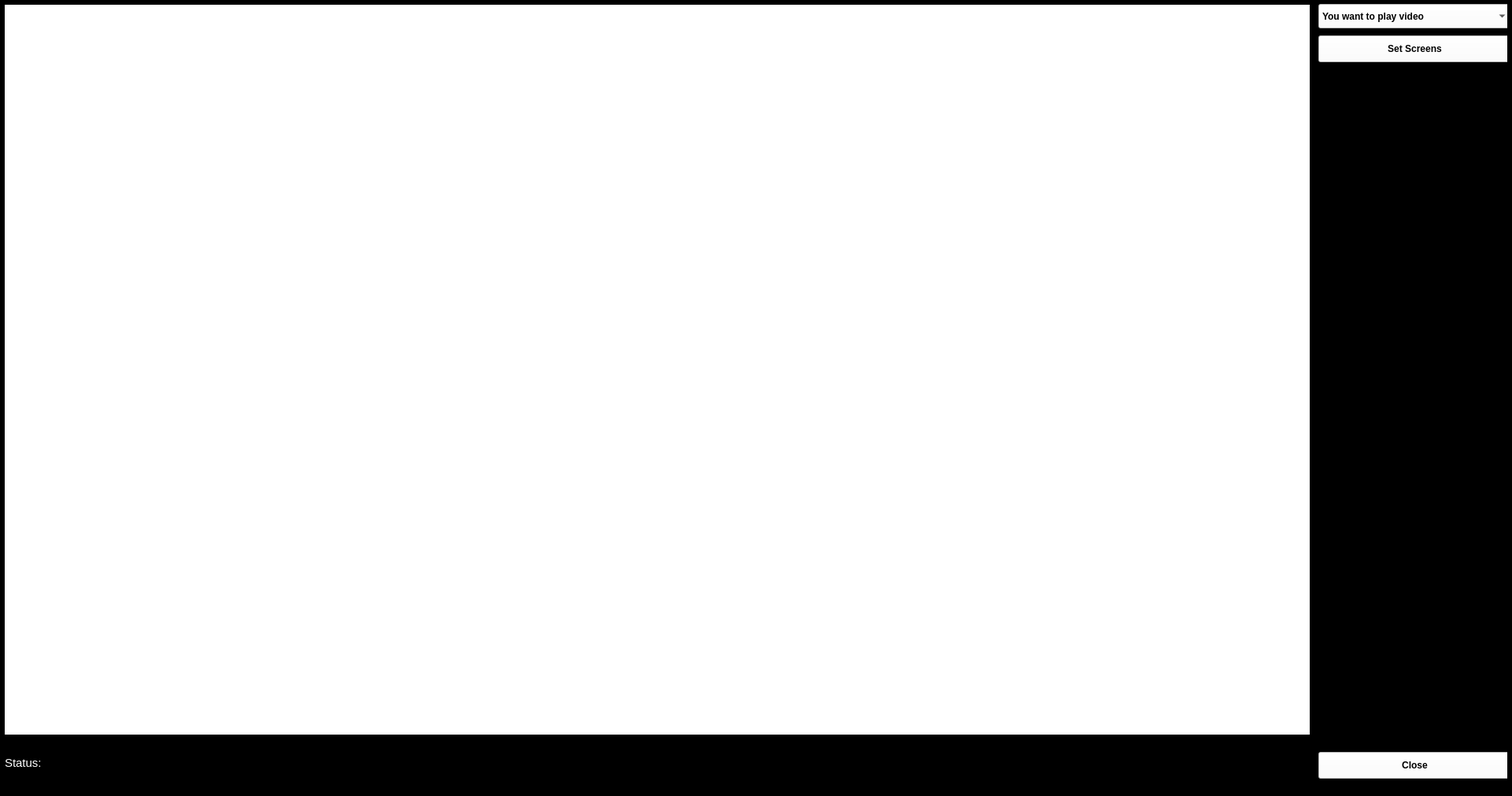
<?xml version="1.0" encoding="UTF-8"?>
<ui version="4.0">
 <class>MainWindow</class>
 <widget class="QMainWindow" name="MainWindow">
  <property name="geometry">
   <rect>
    <x>0</x>
    <y>0</y>
    <width>1921</width>
    <height>1011</height>
   </rect>
  </property>
  <property name="minimumSize">
   <size>
    <width>800</width>
    <height>0</height>
   </size>
  </property>
  <property name="windowTitle">
   <string>MainWindow</string>
  </property>
  <property name="styleSheet">
   <string notr="true">background-color:black</string>
  </property>
  <widget class="QWidget" name="centralwidget">
   <property name="sizePolicy">
    <sizepolicy hsizetype="Ignored" vsizetype="Ignored">
     <horstretch>0</horstretch>
     <verstretch>0</verstretch>
    </sizepolicy>
   </property>
   <property name="maximumSize">
    <size>
     <width>16777215</width>
     <height>1500</height>
    </size>
   </property>
   <layout class="QHBoxLayout" name="horizontalLayout">
    <property name="spacing">
     <number>0</number>
    </property>
    <property name="leftMargin">
     <number>0</number>
    </property>
    <property name="topMargin">
     <number>0</number>
    </property>
    <property name="rightMargin">
     <number>0</number>
    </property>
    <property name="bottomMargin">
     <number>0</number>
    </property>
    <item>
     <widget class="QWidget" name="widget" native="true">
      <property name="sizePolicy">
       <sizepolicy hsizetype="Ignored" vsizetype="Ignored">
        <horstretch>0</horstretch>
        <verstretch>0</verstretch>
       </sizepolicy>
      </property>
      <property name="maximumSize">
       <size>
        <width>1910</width>
        <height>1500</height>
       </size>
      </property>
      <property name="styleSheet">
       <string notr="true">background-color:black</string>
      </property>
      <layout class="QGridLayout" name="gridLayout">
       <property name="leftMargin">
        <number>0</number>
       </property>
       <property name="topMargin">
        <number>0</number>
       </property>
       <property name="rightMargin">
        <number>0</number>
       </property>
       <property name="bottomMargin">
        <number>0</number>
       </property>
       <property name="spacing">
        <number>0</number>
       </property>
       <item row="0" column="0">
        <widget class="QFrame" name="screen_frame_1">
         <property name="minimumSize">
          <size>
           <width>0</width>
           <height>0</height>
          </size>
         </property>
         <property name="layoutDirection">
          <enum>Qt::LeftToRight</enum>
         </property>
         <property name="frameShape">
          <enum>QFrame::StyledPanel</enum>
         </property>
         <property name="frameShadow">
          <enum>QFrame::Raised</enum>
         </property>
         <layout class="QVBoxLayout" name="verticalLayout">
          <property name="spacing">
           <number>1</number>
          </property>
          <property name="leftMargin">
           <number>0</number>
          </property>
          <property name="topMargin">
           <number>0</number>
          </property>
          <property name="rightMargin">
           <number>0</number>
          </property>
          <property name="bottomMargin">
           <number>0</number>
          </property>
          <item>
           <widget class="QLabel" name="screen_1">
            <property name="sizePolicy">
             <sizepolicy hsizetype="Preferred" vsizetype="Preferred">
              <horstretch>0</horstretch>
              <verstretch>0</verstretch>
             </sizepolicy>
            </property>
            <property name="minimumSize">
             <size>
              <width>0</width>
              <height>0</height>
             </size>
            </property>
            <property name="maximumSize">
             <size>
              <width>16777215</width>
              <height>16777215</height>
             </size>
            </property>
            <property name="layoutDirection">
             <enum>Qt::LeftToRight</enum>
            </property>
            <property name="styleSheet">
             <string notr="true">background-color:white</string>
            </property>
            <property name="lineWidth">
             <number>1</number>
            </property>
            <property name="text">
             <string/>
            </property>
            <property name="scaledContents">
             <bool>true</bool>
            </property>
            <property name="alignment">
             <set>Qt::AlignCenter</set>
            </property>
           </widget>
          </item>
          <item>
           <widget class="QLabel" name="label">
            <property name="minimumSize">
             <size>
              <width>0</width>
              <height>50</height>
             </size>
            </property>
            <property name="maximumSize">
             <size>
              <width>16777215</width>
              <height>70</height>
             </size>
            </property>
            <property name="font">
             <font>
              <pointsize>11</pointsize>
              <weight>50</weight>
              <bold>false</bold>
             </font>
            </property>
            <property name="styleSheet">
             <string notr="true">color:white</string>
            </property>
            <property name="text">
             <string>Status:</string>
            </property>
            <property name="alignment">
             <set>Qt::AlignLeading|Qt::AlignLeft|Qt::AlignVCenter</set>
            </property>
            <property name="margin">
             <number>5</number>
            </property>
           </widget>
          </item>
         </layout>
        </widget>
       </item>
       <item row="0" column="1">
        <widget class="QFrame" name="tool_bar">
         <property name="minimumSize">
          <size>
           <width>250</width>
           <height>0</height>
          </size>
         </property>
         <property name="maximumSize">
          <size>
           <width>200</width>
           <height>1000</height>
          </size>
         </property>
         <property name="styleSheet">
          <string notr="true">background-color:black</string>
         </property>
         <property name="frameShape">
          <enum>QFrame::StyledPanel</enum>
         </property>
         <property name="frameShadow">
          <enum>QFrame::Raised</enum>
         </property>
         <widget class="QComboBox" name="comboBox">
          <property name="geometry">
           <rect>
            <x>10</x>
            <y>0</y>
            <width>245</width>
            <height>31</height>
           </rect>
          </property>
          <property name="sizePolicy">
           <sizepolicy hsizetype="Preferred" vsizetype="Preferred">
            <horstretch>0</horstretch>
            <verstretch>0</verstretch>
           </sizepolicy>
          </property>
          <property name="minimumSize">
           <size>
            <width>245</width>
            <height>31</height>
           </size>
          </property>
          <property name="font">
           <font>
            <weight>75</weight>
            <bold>true</bold>
           </font>
          </property>
          <property name="styleSheet">
           <string notr="true">background-color:white</string>
          </property>
          <property name="maxVisibleItems">
           <number>8</number>
          </property>
          <item>
           <property name="text">
            <string>You want to play video</string>
           </property>
          </item>
          <item>
           <property name="text">
            <string>You want to play camera</string>
           </property>
          </item>
         </widget>
         <widget class="QPushButton" name="set_screen_btn">
          <property name="geometry">
           <rect>
            <x>10</x>
            <y>40</y>
            <width>245</width>
            <height>34</height>
           </rect>
          </property>
          <property name="sizePolicy">
           <sizepolicy hsizetype="Preferred" vsizetype="Preferred">
            <horstretch>0</horstretch>
            <verstretch>0</verstretch>
           </sizepolicy>
          </property>
          <property name="minimumSize">
           <size>
            <width>245</width>
            <height>31</height>
           </size>
          </property>
          <property name="font">
           <font>
            <weight>75</weight>
            <bold>true</bold>
           </font>
          </property>
          <property name="styleSheet">
           <string notr="true">background-color:white</string>
          </property>
          <property name="text">
           <string>Set Screens</string>
          </property>
         </widget>
         <widget class="QPushButton" name="close_button">
          <property name="geometry">
           <rect>
            <x>10</x>
            <y>950</y>
            <width>245</width>
            <height>34</height>
           </rect>
          </property>
          <property name="sizePolicy">
           <sizepolicy hsizetype="Preferred" vsizetype="Fixed">
            <horstretch>0</horstretch>
            <verstretch>0</verstretch>
           </sizepolicy>
          </property>
          <property name="minimumSize">
           <size>
            <width>245</width>
            <height>31</height>
           </size>
          </property>
          <property name="font">
           <font>
            <weight>75</weight>
            <bold>true</bold>
           </font>
          </property>
          <property name="styleSheet">
           <string notr="true">background-color:white</string>
          </property>
          <property name="text">
           <string>Close</string>
          </property>
         </widget>
        </widget>
       </item>
      </layout>
     </widget>
    </item>
   </layout>
  </widget>
 </widget>
 <resources/>
 <connections/>
</ui>
